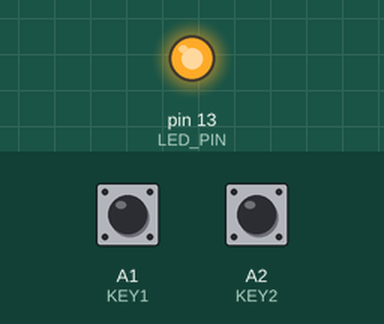
Recording of a sketch running on a simulated Arduino Uno, built with avr-gcc and run on an emulated ATmega328P. Shown: output pins drawn as LEDs (lit = HIGH). The test bench sets the inputs (shaded band); at power-on: A1 (KEY1) HIGH, A2 (KEY2) HIGH.

Above: at 1.2 s.
1.3 s: A1 (KEY1) pulled LOW for 1 s
At 1.9 s:
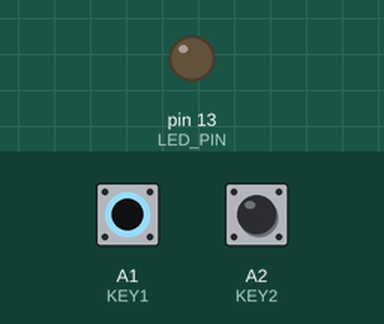
4.3 s: A2 (KEY2) pulled LOW for 1 s
Timing chart, 0 to 13.3 s (numbered marks = the images above; inputs shaded):
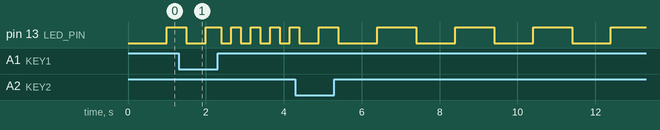

The sketch:

event_driven.ino
```cpp
#include "event_driven.h"
#include "app.h"
#include "pindefs.h"

unsigned int key1_state = 1;
unsigned int key2_state = 1;
unsigned int key3_state = 1;
unsigned int last = 0;
unsigned int button_delay = 300;

static int key1_listener = 0;
static int key2_listener = 0;
static int key3_listener = 0;
static int led_listener = 0;

static float timerTime = -1;

void setup() {
  // put your setup code here, to run once:
  pinMode(LED_PIN, OUTPUT);
  pinMode(KEY1, INPUT_PULLUP);
  pinMode(KEY2, INPUT_PULLUP);
  pinMode(KEY3, INPUT_PULLUP);

  Serial.begin(9600);

  appinit();
}

void loop() {
  // put your main code here, to run repeatedly:
  int curTime = millis();

  //Checar led
  if(led_listener){
    led_action(digitalRead(LED_PIN));
  }

  //Loop de checar botao
  if(curTime - last >= button_delay)
  {
    if(key1_listener){
      int key1_curState = digitalRead(KEY1);

      if(key1_state != key1_curState){
        button_changed(KEY1, key1_curState);
      }

      key1_state = key1_curState;
    }

    if(key2_listener){
      int key2_curState = digitalRead(KEY2);

      if(key2_state != key2_curState){
        button_changed(KEY2, key2_curState);
      }

      key2_state = key2_curState;
    }

   if(key3_listener){
      int key3_curState = digitalRead(KEY3);

      if(key3_state != key3_curState){
        button_changed(KEY3, key3_curState);
      }

      key3_state = key3_curState;
    }

    last = curTime;
  }

  //Checar timer
  if(curTime == timerTime){
    timer_expired();
  }
}

void button_listen(int pin){
  switch(pin){
    case KEY1:
    key1_listener = 1;
    break;
    case KEY2:
    key2_listener = 1;
    break;
    case KEY3:
    key3_listener = 1;
    break;
    default:
    Serial.println("Invalid pin");
  }
}

void timer_set(int ms){
  timerTime = ms;
}

void led_listen(){
  led_listener = 1;
}
```

app.h
```cpp
void appinit(void);
void button_changed(int pin, int v);
void timer_expired(void);
void led_action(int state);
```

app.ino
```cpp
#include "event_driven.h"
#include "app.h"
#include "pindefs.h"

int buttonOnePressed = 10000;
int buttonTwoPressed = 20000;

float led_delay = 1000;
float last_led_time = 0;

void appinit(void){
  button_listen(KEY1);
  button_listen(KEY2);
  led_listen();
}

void button_changed(int p, int v){
  if (abs(buttonOnePressed - buttonTwoPressed) < 100)
  {
    digitalWrite(LED_PIN, HIGH);
    while(1);
  }

  switch(p){
    case KEY1:
    led_delay = led_delay/2;
    buttonOnePressed = millis();
    break;
    case KEY2:
    led_delay = led_delay*2;
    buttonTwoPressed = millis();
    break;
    case KEY3:
    break;
  }
}

void timer_expired(void){
  digitalWrite(LED_PIN, HIGH);
  while(1);
}

void change_speed(float multiplier){
  led_delay /= multiplier;
}

void led_action(int state){
  int curTime = millis();
  if(curTime - last_led_time >= led_delay)
  {
    digitalWrite(LED_PIN, !state);
    last_led_time = curTime;
  }
}
```

event_driven.h
```cpp
void button_listen(int pin);
void led_listen();
void timer_set(int ms);
```

pindefs.h
```cpp
#define KEY1 A1
#define KEY2 A2
#define KEY3 A3
#define LED_PIN 13
```
